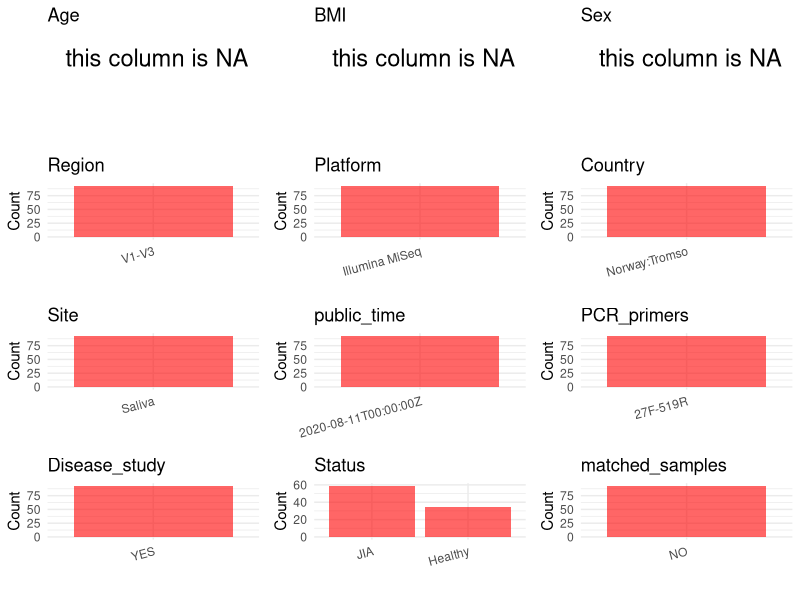

Write R code to recreate this figure. (Note: this script raises an error after producing the figure.)
## ---- chunk 1
# Load necessary libraries
library(dplyr)
library(ggplot2)
library(cowplot)
library(readxl)

# Set working directory (update this path to your local directory)
setwd("/home/dongbiao/word_embedding_microbiome/all_data/oral/global-oral-microbiome/data/projects/PRJNA605805")

# Read the initial metadata files
initial_meta<-read.csv("SraRunTable.csv")

head(initial_meta)
## ---- chunk 2
# Create a uniform metadata dataframe
metadata <- data.frame(
  BioProject = initial_meta$BioProject,
  Run = initial_meta$Run,
  sample_name = initial_meta$Sample.Name,
  Age = NA,
  BMI = NA,
  Sex=NA,
  Region = "V1-V3",
  Platform = initial_meta$Instrument,
  Country = initial_meta$geo_loc_name,
  Site = "Saliva",
  public_time = initial_meta$ReleaseDate,
  stringsAsFactors = FALSE
)
metadata<-unique(metadata)
## ---- chunk 3
# Add information obtained from the publication
metadata$PCR_primers <- "27F-519R"
metadata$title <- "Salivary Oral Microbiome of Children With Juvenile Idiopathic Arthritis: A Norwegian Cross-Sectional Study"
metadata$Disease_study <- "YES"

# Assign disease status based on sample_name patterns
metadata$Status <- sapply(strsplit(initial_meta$sample_id, " "), function(x) x[3])
metadata$matched_samples <- "NO"
## ---- chunk 4
# Check the number of unique runs and sample names
print(paste("Number of unique runs:", length(unique(metadata$Run))))
print(paste("Number of unique sample names:", length(unique(metadata$sample_name))))
## ---- chunk 5
# Select columns for visualization
plot_data <- metadata %>%
  select(-BioProject, -Run, -sample_name, -title)

# Function to create simple plots for each column
create_simple_plots <- function(data) {
  plots <- list()
  
  for (col in colnames(data)) {
    # Check if the column is all NA
    if (all(is.na(data[[col]]))) {
      # Create an empty plot with text indicating all NA
      p <- ggplot() +
        annotate("text", x = 0.5, y = 0.5, label = "this column is NA", size = 6) +
        labs(title = col) +
        theme_void()
    } else if (is.numeric(data[[col]])) {
      # Numeric variable: histogram
      p <- ggplot(data, aes(x = .data[[col]])) +
        geom_histogram(fill = "blue", alpha = 0.6, bins = 20, na.rm = TRUE) +
        labs(title = col) +
        theme_minimal()
    } else {
      # Categorical variable: bar plot (remove NA values)
      count_data <- as.data.frame(table(data[[col]], useNA = "ifany"))
      p <- ggplot(count_data, aes(x = reorder(Var1, -Freq), y = Freq)) +
        geom_col(fill = "red", alpha = 0.6) +
        labs(title = col, x = NULL, y = "Count") +
        theme_minimal() +
        theme(axis.text.x = element_text(angle = 15, hjust = 1))
    }
    plots[[col]] <- p
  }
  
  return(plots)
}

# Generate and arrange plots
plots <- create_simple_plots(plot_data)
p<-plot_grid(plots$Age, 
          plots$BMI, 
          plots$Sex, 
          plots$Region, 
          plots$Platform, 
          plots$Country, 
          plots$Site,
          plots$public_time, 
          plots$PCR_primers,
          plots$Disease_study,
          plots$Status,
          plots$matched_samples,# add 
          ncol = 3, align = "hv", axis = "lb")
ggsave("Metadata_Summary.png", plot = p, width = 8, height = 6, dpi = 150)
## ---- chunk 6
knitr::include_graphics("Metadata_Summary.png")
## ---- chunk 7
# Reorder columns to match the desired format
metadata <- metadata[, c(
  "BioProject", "Run", "sample_name", "Age", "BMI", "Sex", 
  "Region", "Platform", "Country", "Site", "public_time", 
  "PCR_primers", "title", "Disease_study", "Status","matched_samples"
)]

# Export the uniform metadata to a CSV file
metadata<-unique(metadata)
write.csv(metadata, file = "metadata.csv", quote = FALSE)
head(metadata)
